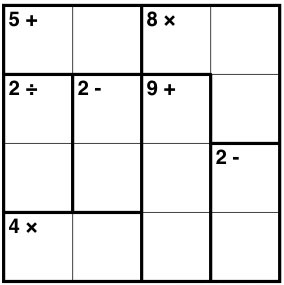
#> input picture kojak/kenken_solver/sample4x4_3.jpg, 284 x 285 px
$ jupyter execute --allow-errors 07_solving_kenken_puzzle.ipynb   (shell and % lines are left out)   (older library calls are emulated)
#> lines starting #> are read from the running program, lines starting #| are printed output that depends on the picture
#> (reads kojak/kenken_solver/puzzle.txt from the repository)
# What is this?
In this file I piece together all of the components from the previous jupyter notebooks.

The below code was edited from code I found on a [reddit post](https://www.reddit.com/r/dailyprogrammer/comments/3snorf/20151113_challenge_240_hard_kenken_solver/).

[cell 1]
from functools import reduce
import operator

def check(board, cage_map, cell, i):
    val, op, coords = cage_map[cell]
    vals = [board[coord] for coord in coords]
    if not all(vals):
        return True
    if op == "=":
        return i == val
    elif op == "+":
        return sum(vals) == val
    elif op == "*":
        return reduce(operator.mul, vals) == val
    elif op == "-":
        return abs(vals[0] - vals[1]) == val
    elif op == "/":
        bigger, smaller = max(vals), min(vals)
        return bigger % smaller == 0 and bigger // smaller == val

def recurse(sz, cage_map, board, cell_list, depth=0):
#> called with sz = 6, depth = 0
    if depth == len(cell_list):
        return True
    cell = cell_list[depth]
    X, Y = cell
    used = {board[(x, Y)] for x in range(sz)} | {board[(X, y)] for y in range(sz)}
    for i in set(range(1, sz+1)) - used:
        board[cell] = i
        if not check(board, cage_map, cell, i):
            continue
        if recurse(sz, cage_map, board, cell_list, depth+1):
            return True
    board[cell] = None

def read_file(file_name):
    sz, *cages = open(file_name).read().splitlines()
    sz = int(sz)

    name_to_coord = lambda name: ('ABCDEFGHI'.index(name[0]), int(name[1])-1)
    cages = [
        (int(val), operator, [name_to_coord(coord) for coord in coords])
        for val, operator, *coords in map(str.split, cages)
    ]

    cage_map = {
        coord: cage
        for cage in cages
        for coord in cage[2]
    }

    board = {
        coord: None for coord in cage_map
    }
    cell_list = list(sorted(board))

    return sz, cage_map, board, cell_list


def solve_puzzle(file_name, verbose=False):
    sz, cage_map, board, cell_list = read_file(file_name)
    recurse(sz, cage_map, board, cell_list)

    if verbose:
        for y in range(sz):
            line = " ".join(str(board[(x, y)]) for x in range(sz))
            print(line)
    else:
        return board

print('Puzzle 1:')
solve_puzzle("puzzle.txt", True)
print('Puzzle 2:')
solve_puzzle("puzzle2.txt", True)
#> (reads kojak/kenken_solver/puzzle2.txt from the repository)

Let's put everthing together now so we can get a **text file** lke those used in the above code.

## Finding Clusters

[cell 2]
from collections import defaultdict
from copy import deepcopy
import os

import matplotlib as mpl
import matplotlib.pyplot as plt
import numpy as np

from scipy import ndimage as ndi
from scipy.misc import imsave

from skimage import feature
from skimage.color import rgb2gray
from skimage.transform import resize
from skimage.morphology import erosion, dilation, rectangle, square
from skimage.measure import find_contours

from sklearn.svm import SVC, LinearSVC
from sklearn.cross_validation import train_test_split
from sklearn.metrics import accuracy_score, recall_score, precision_score, f1_score

import tensorflow as tf

[cell 3]
IMAGE_FILE = 'sample4x4_3.jpg'

[cell 4]
def binarize(matrix, threshold=0.3):
    temp = deepcopy(matrix)
    for m in range(len(temp)):
        for n in range(len(temp[m])):
            if temp[m][n] < threshold:
                temp[m][n] = 0.0
            else:
                temp[m][n] = 1.0

    return temp

[cell 5]
###########################
#####IMPORT THE IMAGE######
###########################
sample4x4_orig = ndi.imread(IMAGE_FILE, mode='L')
#> sample4x4_orig: shape (285, 284); min 0, max 255, mean 229.4
sample4x4 = resize(sample4x4_orig, (200,200))
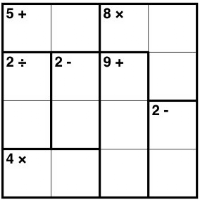
#> sample4x4: shape (200, 200) float64; min 1.06e-06, max 1, mean 0.9
#plt.imshow(sample4x4, cmap=mpl.cm.Greys_r)

binar = deepcopy(sample4x4)
binar = binarize(binar)
#> after the loop in binarize, `for m in range(len(temp)):`:
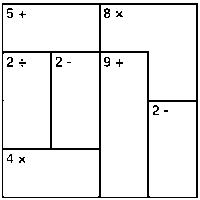
#> temp: shape (200, 200) float64; values 0 (black) and 1 (white), 92.6% white; black in thin lines or dots
#plt.imshow(binar, cmap=mpl.cm.Greys_r)

###########################
#####CROP THE IMAGE########
###########################
# up left
cond = False
for m in range(7):
    for n in range(7):
        if binar[m][n] == 0:
            up_left = [m,n]
            cond = True
            break
    if cond==True:
        break

# low right
cond = False
for m in range(199,192,-1):
    for n in range(199,192,-1):
        #print(m,n, binar[m][n])
        if binar[m][n] == 0:
            low_right = [m,n]
            cond = True
            break
    if cond==True:
        break

sample4x4_crop = resize(sample4x4[up_left[0]:low_right[0]+1,up_left[1]:low_right[1]+1], (200,200))
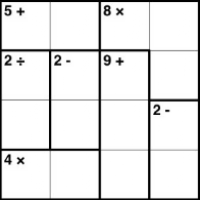
#> sample4x4_crop: shape (200, 200) float64; min 0.000164, max 1, mean 0.903
binar = binarize(sample4x4_crop)
#> call 2 of binarize, with threshold = 0.3
#> after the loop in binarize (call 2), `for m in range(len(temp)):`:
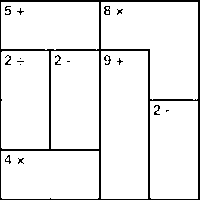
#> temp: shape (200, 200) float64; values 0 (black) and 1 (white), 92.7% white; black in thin lines or dots
plt.imshow(binar, cmap=mpl.cm.Greys_r)

################################################
#####APPLY FILTERS TO REMOVE NUM/SYMBOLS########
################################################
selem = rectangle(2,2)
dil = dilation(binar, selem)
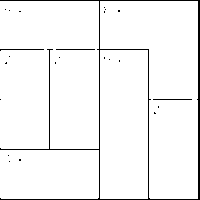
#> dil: shape (200, 200) float64; values 0 (black) and 1 (white), 96.1% white; black in thin lines or dots
#dil = erosion(dil)
#plt.imshow(dil, cmap=mpl.cm.Greys_r)

dil = binarize(dil)
#plt.imshow(dil, cmap=mpl.cm.Greys_r)

cluster_image = deepcopy(dil)

for i in range(4):
    for j in range(4):
        cluster_image[i*50+5:i*50+40,j*50+3:j*50+38] = np.zeros((35,35))+1
#> cluster_image: shape (200, 200) float64; values 0 (black) and 1 (white), 96.2% white; black in thin lines or dots

#plt.imshow(cluster_image, cmap=mpl.cm.Greys_r)

##################################
#####GET CLUSTER LOCATIONS########
##################################

#GENERATE CENTERS OF EACH BOX
CENTROIDS = [[[25+50*i,25+50*j] for j in range(0,4)] for i in range(0,4)]

#LINK BOX CENTERS TO GRID LOCATIONS I.E. (25,175) = (0,3)
CLUSTER_LOC_DICT = defaultdict(list)

for m in range(len(CENTROIDS)):
    for n in range(len(CENTROIDS[m])):
        CLUSTER_LOC_DICT[tuple(CENTROIDS[m][n])] = (m,n)

#CREATE A DICTIONARY OF THE LOCATIONS OF NEIGHBORS OF EACH BOX
NEIGHBOR_PAIRS = []

for m in range(len(CENTROIDS)):
    for n in range(len(CENTROIDS[m])):
        #skip right edge
        if n < (len(CENTROIDS[m])-1):
            NEIGHBOR_PAIRS.append([CENTROIDS[m][n], CENTROIDS[m][n+1]])
        #skip bottom edge
        if m < (len(CENTROIDS)-1):
            NEIGHBOR_PAIRS.append([CENTROIDS[m][n], CENTROIDS[m+1][n]])
        #skip top edge
        if m > 0:
            NEIGHBOR_PAIRS.append([CENTROIDS[m][n], CENTROIDS[m-1][n]])
        #skip left edge
        if n > 0:
            NEIGHBOR_PAIRS.append([CENTROIDS[m][n], CENTROIDS[m][n-1]])

NEIGHBORS_DICT = defaultdict(list)

for link in NEIGHBOR_PAIRS:
    NEIGHBORS_DICT[tuple(link[0])].append(link[1])


#CREATE CLASS FOR WALKING THROUGH IMAGE AND RETURNING
class cluster_grouper(object):

    def __init__ (self, image):
        self.image_arr = image
        # unique_label is the current # of unique labels used
        self.unique_label = 1

        # labeled_boxes keeps track of the boxes that have already been labeled
        self.labeled_boxes = []

        # create label_dict to store each boxes location
        self.label_dict = {tuple(v):0 for _,v in CLUSTER_LOC_DICT.items()}


    def check_neighbors(self, box_to_check, path=[]):
    #if neighbor is unlabeled and connected,
    #step to that one,
    #append current cell to path,
    #call check neighbors
        #check neighbors to see if any paths are blocked append T/F to if path blocked
        if box_to_check not in path:
            path.append(box_to_check)

        for neighbor in NEIGHBORS_DICT[box_to_check]:
            # print(neighbor)
            # skip a neighbor that you've come from
            if tuple(neighbor) not in path:
                top = box_to_check[0]
                bottom = neighbor[0]
                left = box_to_check[1]
                right = neighbor[1]

                # need to check if top/bottom or left/right are same value, need to add 1
                if top == bottom:
                    bottom +=1
                if left == right:
                    right +=1

                # also swap top/bottom or left/right if matching upwards or leftwards
                if right < left:
                    left,right = right,left
                if top > bottom:
                    top,bottom = bottom,top

                # if there is a black pixel in path, skip
                if 0 in self.image_arr[top:bottom,left:right].flatten():
                    continue
                # else check the neighbor and extend path of result recursively
                else:
                    path.extend(self.check_neighbors(tuple(neighbor), path))
                    path = list(set(path))

        return path

    def execute(self):
        for box in sorted(NEIGHBORS_DICT.keys(), key=lambda x: x):
            #only clusters that haven't been labeled should appear not labeled,
            #once an unlabeled cluster is found, all boxes in that cluster should be labeled
            print('choosing ',box)
            print('currently labeled ',self.labeled_boxes)
            if box not in self.labeled_boxes:
                #print(box)
                connected_path = self.check_neighbors(box, path=[])
                #get only unique boxes
                print('path found : ', connected_path)
                connected_path = set(connected_path)
                #assign each box in the path a label
                for connected_box in connected_path:
                    self.label_dict[CLUSTER_LOC_DICT[connected_box]] = self.unique_label
                    self.labeled_boxes.append(tuple(connected_box))
                #increment the label
                print('assigning label : ',self.unique_label, '\n')
                self.unique_label += 1
            else:
                print('its already in the set')

            self.labeled_boxes = list(set(self.labeled_boxes))
        return self.label_dict

#PASS THE CLUSTER IMAGE TO A NEW INSTANCE OF THE CLUSTER_GROUPER AND EXECUTE
#THIS WILL RETURN A DICTIONARY WITH THE CLUSTER LABEL(VALUE) FOR EACH BOX(KEY)
cluster_groupings_dict = cluster_grouper(cluster_image).execute()
#> cluster_groupings_dict = 16 items

## Identifying the numbers with TensorFlow

[cell 6]
##############################################
#####IMPORT TENSOR FLOW GRAPH AND DATA########
##############################################

def weight_variable(shape):
    initial = tf.truncated_normal(shape, stddev=0.1)
    return tf.Variable(initial)

def bias_variable(shape):
    initial = tf.constant(0.1, shape=shape)
    return tf.Variable(initial)

def conv2d(x, W):
    return tf.nn.conv2d(x, W, strides=[1, 1, 1, 1], padding='SAME')

def max_pool_2x2(x):
    return tf.nn.max_pool(x, ksize=[1, 2, 2, 1],
                            strides=[1, 2, 2, 1], padding='SAME')


#> (the rest of this cell did not finish here and is left out)

## Create the text file
The key pieces of info we have now is cluster_groupings_dict and prediction_dict. Now combine these two to get the text file.

General format of the text file is:

```
4
16 * A1 B1
7 + C1 D1
2 - A2 A3
4 = D2
...
```

[cell 7]
cluster_groupings_dict

#> (a cell that did not finish here is left out)

#> (a cell that did not finish here is left out)

Make a new dictionary for the naming convention of squares in the KenKen algorithm

[cell 10]
kenken4_4blocks = ['A1', 'B1', 'C1', 'D1',
                   'A2', 'B2', 'C2', 'D2',
                   'A3', 'B3', 'C3', 'D3',
                   'A4', 'B4', 'C4', 'D4']
#> (the rest of this cell did not finish here and is left out)

##### How I will do this
1. Loop over prediction dict
2. If not empty, loop over cluster_groupings_dict
3. If a box in cluster_groupings_dict belongs to the same cluster as the current object, append it to a dictionary which has a key of the cluster number. It is crucial to use the cluster number as the same number/op can occur twice and this will screw up the dictionary.

[cell 11]
num_ops_blocks_dict = defaultdict(list)

#> (the rest of this cell did not finish here and is left out)

[cell 12]
#SAVE TO FILE

output_text = '4\n'
for _,v in sorted(num_ops_blocks_dict.items(),key=lambda x:x[0]):
    for item in v:
        output_text = output_text + item + ' '

    output_text = output_text + '\n'


with open('cv_puzzle.txt', 'w') as out:
    out.write(output_text)

[cell 13]
solve_puzzle('cv_puzzle.txt')

[cell 14]
solution = solve_puzzle('cv_puzzle.txt',False)

[cell 15]
fig = plt.figure(figsize=(2, 2), dpi=100)

plt.axis('off')
plt.tight_layout()

plt.imshow(sample4x4_crop, cmap=mpl.cm.Greys_r)
for k,v in solution.items():
    plt.annotate('{}'.format(v), xy=(k[0]*50+15,k[1]*50+35), fontsize=20)
